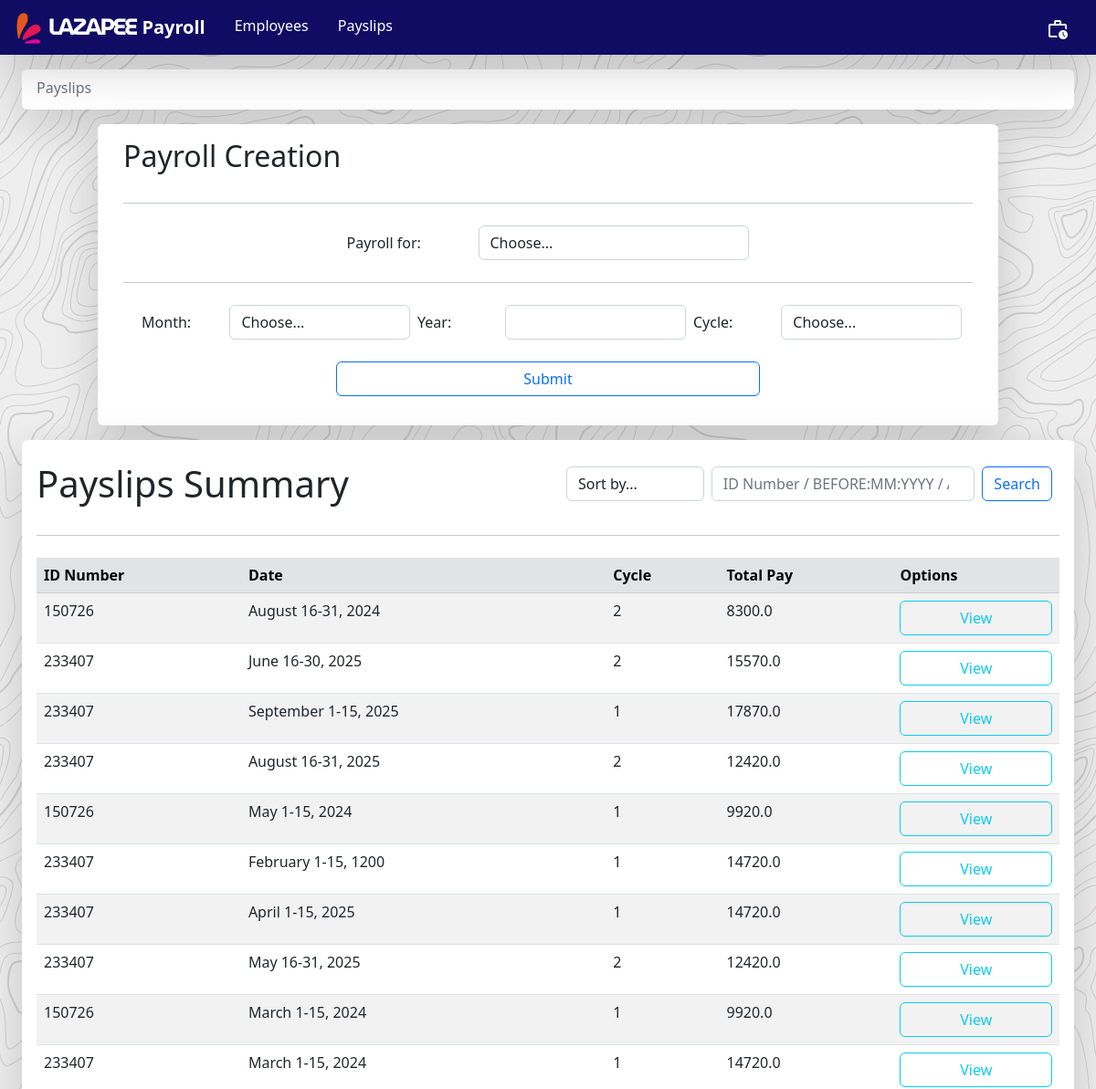
The app's page /payslips (upper part), older data.
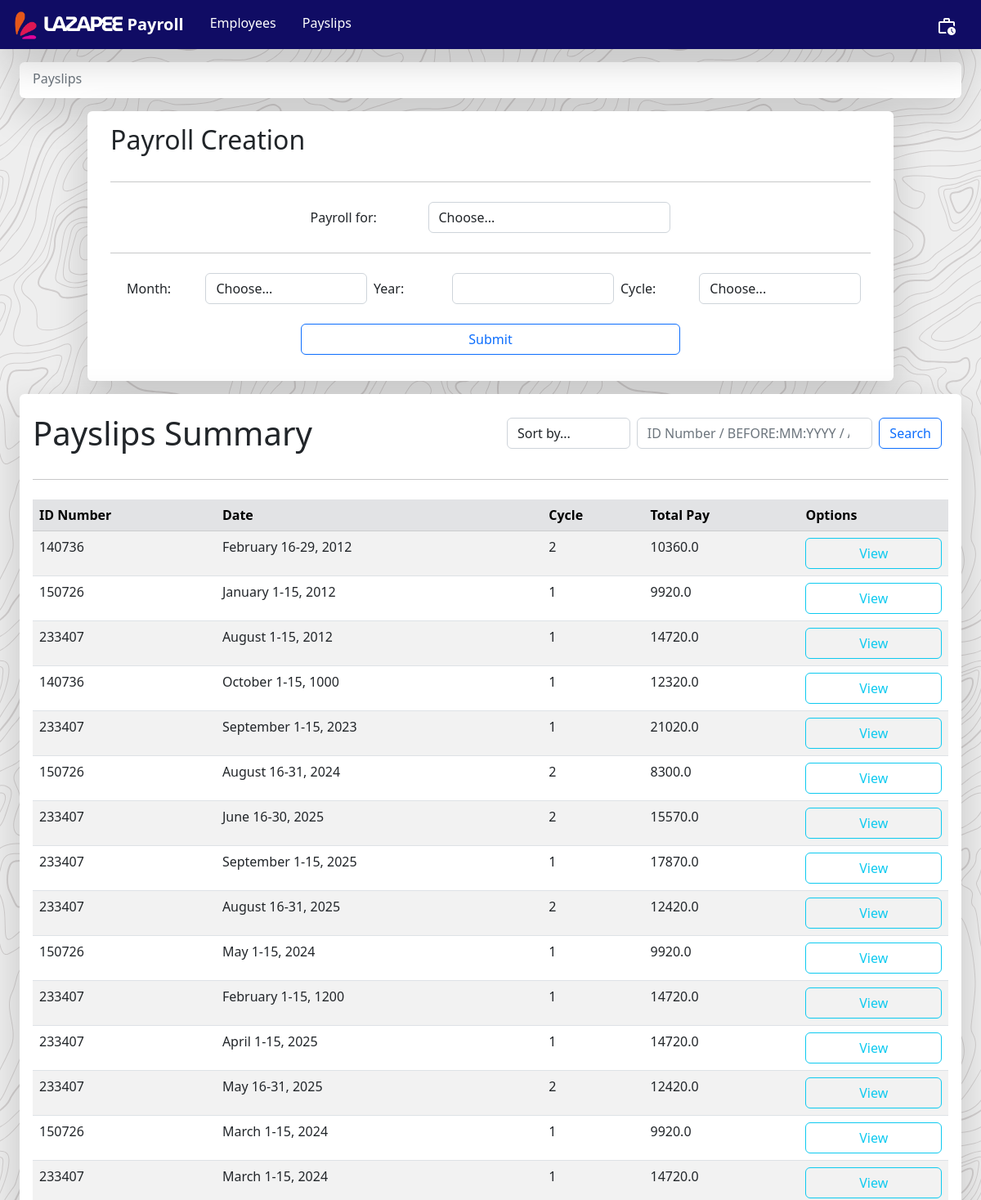
The same page, newer data.
### payroll_app/models.py (models this page shows, shortened)
class Payslip(models.Model):
    id_number = models.ForeignKey(Employee, on_delete=models.CASCADE)
    month = models.CharField(max_length = 300)
    month_integer_reference = models.IntegerField()
    date_range = models.CharField(max_length = 300)
    year = models.CharField(max_length = 300)
    pay_cycle = models.IntegerField()
    rate = models.FloatField()
    earnings_allowance = models.FloatField()
    deductions_tax = models.FloatField()
    deductions_health = models.FloatField()
    pag_ibig = models.FloatField()
    sss = models.FloatField()
    overtime = models.FloatField()
    total_pay = models.FloatField()
    def getIDNumber(self):
        return self.id_number.getID()
    def getMonth(self):
        return self.month
    def getDate_range(self):
        return self.date_range
    def getYear(self):
        return self.year
    def getPay_cycle(self):
        return self.pay_cycle
    def getTotal_pay(self):
        return self.total_pay

class Employee(models.Model):
    name = models.CharField(max_length = 300)
    id_number = models.CharField(max_length = 300, unique = True)
    rate = models.FloatField()
    overtime_pay = models.FloatField(null=True)
    allowance = models.FloatField(null=True)
    def getName(self):
        return self.name
    def getID(self):
        return self.id_number

### payroll_app/views.py (the view)
# urls.py: path('payslips', views.payslips_page,  name='payslips'),
def payslips_page(request):
    global history
    months = ['January', 'February', 'March', 'April', 'May', 'June', 'July', 'August', 'September', 'October', 'November', 'December']
    payslips = Payslip.objects.all().order_by('-pk')
    employees = Employee.objects.all()
    if (request.method=="POST"):
        button = request.POST.get("button")
        sorting = request.POST.get("sort")
        if button == "search":
            creds = request.POST.get("Search")
            if ":" in creds:
                creds = creds.split(":")
                print(creds)
                if "BEFORE" in creds:
                    if len(creds) > 1:
                        if len(creds[1]) == 2:
                            if len(creds[2]) == 4:
                                payslips = Payslip.objects.filter(month_integer_reference__lte=int(creds[1]), year__lte=int(creds[2])).order_by('-year', 'month_integer_reference', 'pay_cycle')
                            else:
                                payslips = Payslip.objects.filter(month_integer_reference__lte=int(creds[1])).order_by('-year', 'month_integer_reference', 'pay_cycle')
                        else:
                            payslips = Payslip.objects.filter(year__lte=int(creds[1]))
                elif "AFTER" in creds:
                    if len(creds) > 1:
                        if len(creds[1]) == 2:
                            if len(creds[2]) == 4:
                                payslips = Payslip.objects.filter(month_integer_reference__gte=int(creds[1]), year__gte=int(creds[2])).order_by('-year', 'month_integer_reference', 'pay_cycle')
                            else:
                                payslips = Payslip.objects.filter(month_integer_reference__gte=int(creds[1])).order_by('-year', 'month_integer_reference', 'pay_cycle')
                        else:
                            payslips = Payslip.objects.filter(year__gte=int(creds[1]))
                elif "BETWEEN" in creds:
                    if len(creds) == 5:
                        if len(creds[1]) == 2 and len(creds[3]) == 2:
                            if len(creds[2]) == 4 and len(creds[4]) == 4:
                                payslips = Payslip.objects.filter(month_integer_reference__range=(int(creds[1]), int(creds[3])), year__range=(int(creds[2]), int(creds[4]))).order_by('-year', 'month_integer_reference', 'pay_cycle')
                    elif len(creds[1]) == 4 and len(creds[2]) == 4:
                        payslips = Payslip.objects.filter(year__range=(int(creds[1]), int(creds[2])))
            else:
                employee = Employee.objects.filter(id_number=creds)
                if employee:
                    payslips = Payslip.objects.filter(id_number=employee[0])
            if sorting == "new":
                payslips = payslips.order_by('-year', '-month_integer_reference', '-pay_cycle')
            elif sorting == "old":
                payslips = payslips.order_by('year', 'month_integer_reference', 'pay_cycle')
            return render(request, 'payroll_app/payslips_page.html', {'payslips':payslips, 'employees':employees, 'months':months, 'history':history})
        elif button == "create":
            months_as_integers = {'January':1, 'February':2, 'March':3, 'April':4, 'May':5, 'June':6, 'July':7, 'August':8, 'September':9, 'October':10, 'November':11, 'December':12}
            id_number = request.POST.get("employee")
            month = request.POST.get("month")
            year = int(request.POST.get("year"))
            cycle = int(request.POST.get("cycle"))
            employee = Employee.objects.get(id_number=id_number)
            month_integer_reference = months_as_integers[month]
            if Payslip.objects.filter(id_number=employee, month=month, year=year, pay_cycle=cycle).exists():
                return render(request, 'payroll_app/payslips_page.html', {'payslips':payslips, 'employees':employees, 'months':months, 'message':'Payslip already exists!', 'history':history})
            else:
                if cycle == 2:
                    date_range = '16-31' if month in ['January', 'March', 'May', 'August', 'October', 'December'] else '16-29' if (month == 'February' and (year%4==0 and (year%400==0 or year%100!=0))) else '16-28' if month=='February' else '16-30'
                    philhealth = employee.getRate() * 0.04
                    sss = employee.getRate() * 0.045
                    overtime = employee.getOvertime()
                    rate = employee.getRate()
                    allowance = employee.getAllowance()
                    deductions_tax = ((rate/2) + allowance + overtime - philhealth - sss) * 0.2
                    total_pay = ((rate/2) + allowance + overtime - philhealth - sss) - deductions_tax
                    Payslip.objects.create(id_number=employee, month=month, date_range=date_range, year=year, pay_cycle=cycle, rate=rate, earnings_allowance=allowance, deductions_tax=deductions_tax, deductions_health=philhealth, pag_ibig=0, sss=sss, overtime=overtime, total_pay=total_pay, month_integer_reference=month_integer_reference)
                elif cycle == 1:
                    date_range = '1-15'
                    overtime = employee.getOvertime()
                    rate = employee.getRate()
                    allowance = employee.getAllowance()
                    pag_ibig = 100
                    deductions_tax = ((rate/2) + allowance + overtime - pag_ibig) * 0.2
                    total_pay = ((rate/2) + allowance + overtime - pag_ibig) - deductions_tax
                    Payslip.objects.create(id_number=employee, month=month, date_range=date_range, year=year, pay_cycle=cycle, rate=rate, earnings_allowance=allowance, deductions_tax=deductions_tax, deductions_health=0, pag_ibig=pag_ibig, sss=0, overtime=overtime, total_pay=total_pay, month_integer_reference=month_integer_reference)
                history.append("Created payslip for {} for {} {}, {}, Cycle {}".format(employee.getName(), month, date_range, year, cycle))
                if len(history) > 5:
                    history.pop(0)
                employees = Employee.objects.all()
                Employee.objects.filter(id_number=id_number).update(overtime_pay=0)
                return render(request, 'payroll_app/payslips_page.html', {'payslips':payslips, 'employees':employees, 'months':months, 'message':'Payslip successfully created!', 'history':history})
    else:
        return render(request, 'payroll_app/payslips_page.html', {'payslips':payslips, 'employees':employees, 'months':months, 'history':history})

### payroll_app/templates/payroll_app/payslips_page.html (shortened to what this page needs)
{% extends 'payroll_app/base.html' %}
{% load static %}
    {% block directory %}
        <ol class="breadcrumb mb-1">
            <li class="breadcrumb-item">
                <a href="{% url 'payslips' %}" class="text-secondary text-decoration-none">Payslips</a>
            </li>
        </ol>
    {% endblock %}
    {% block create %}
    <div class="container-fluid d-flex justify-content-center w-100 div-animation">
        <div class="navbar mt-3 mx-4 p-3 shadow-lg rounded w-70" style="background-color: white">
            <div class="container-fluid">
                <h2>Payroll Creation</h2>
            </div>
            <div class="container-fluid justify-content-center">
                <form class="form w-100" method="POST"> {% csrf_token %}
                    <hr class="my-4">
                    <div class="form-group">
                        <div class="container-fluid d-flex align-items-center w-50">
                            <label class="w-50">Payroll for:</label>
                            <select class="form-control w-100" name="employee" required>
                                <option value="" disabled selected hidden>Choose...</option>
                            </select>
                        </div>
                        <hr class="my-4">
                        <div class="container-fluid d-flex align-items-center">
                            <label class="w-50 mx-2">Month:</label>
                            <select class="form-control w-100" name="month" required>
                                <option value="" disabled selected hidden>Choose...</option>
                            </select>
                            <label class="w-50 mx-2">Year:</label>
                            <input class="form-control" type="text" name="year" required>
                            <label class="w-50 mx-2">Cycle:</label>
                            <select class="form-control w-100" name="cycle" required>
                                <option value="" disabled selected hidden>Choose...</option>
                            </select>
                        </div>
                        <div class="d-flex mt-4 w-100 justify-content-center">
                            <button class="btn btn-outline-primary w-50" type="submit" name="button" value="create">Submit</button>
                        </div>
                    </div>
                </form>
            </div>
        </div>
    </div>
    {% endblock %}
    {% block content %}
        <div class="navbar mt-3 mx-4 p-3 shadow-lg rounded div-animation" style="background-color: white">
            <div class="w-100">
                <div class="row align-items-center">
                    <div class="col">
                        <h1 class="mt-2">Payslips Summary</h1>
                    </div>
                    <div class="col">
                        <form class="form-inline my-2 d-flex" method="POST"> {% csrf_token %}
                            <select class="form-control w-50 mx-2" name="sort" required>
                                <option value="" disabled selected hidden>Sort by...</option>
                            </select>
                            <input class="form-control" type="search" placeholder="ID Number / BEFORE:MM:YYYY / AFTER:MM:YYYY / BETWEEN:MM:YYYY:MM:YYYY" name="Search">
                            <button class="btn btn-outline-primary mx-2" type="submit" name="button" value="search">Search</button>
                        </form>
                    </div>
                </div>
                <hr class="my-4">
            </div>
            <table class="table table-hover table-striped">
                <thead class="table-secondary">
                    <th scope="col"> ID Number </th>
                    <th scope="col"> Date </th>
                    <th scope="col"> Cycle </th>
                    <th scope="col"> Total Pay </th>
                    <th scope="col"> Options </th>
                </thead>
                <tbody>
                    {% for p in payslips %}
                        <tr>
                            <td> {{ p.getIDNumber }} </td>
                            <td> {{ p.getMonth }} {{ p.getDate_range }}, {{ p.getYear }} </td>
                            <td> {{ p.getPay_cycle }} </td>
                            <td> {{ p.getTotal_pay }} </td>
                            <td>
                                <a href="{% url 'view_payslip' pk=p.pk %}" class="btn btn-outline-info px-3 mr-3 w-100">View</a>
                            </td>
                        </tr>
                    {% endfor %}
                </tbody>
            </table>
        </div>
    {% endblock %}

### payroll_app/templates/payroll_app/base.html (shortened to what this page needs)
{% load static %}
<html>
    <head>
        <link rel="stylesheet" href="{% static '/bootstrap/css/bootstrap.min.css' %}">
        <link rel="stylesheet" href="{% static '/bootstrap/css/custom.css' %}">
    </head>
    <body style="background-image:url('{% static '/images/background.png' %}');">
        <nav class="navbar navbar-dark bg-custom mb-3 sticky-top shadow-lg" style="background-color: #100c64;">
            <div class="container-fluid d-flex justify-content-start">
                <div style="z-index: 3; margin-top: 3px;">
                    <a class="navbar-brand mb-0" href="{% url 'employees' %}" style="font-family: 'Segoe UI', Tahoma, Geneva, Verdana, sans-serif; font-weight: 600;">
                        <img src="{% static '/images/Lazapee_logo.png' %}" style="max-width: 40px; max-height: fit-content">
                        <img src="{% static '/images/Lazapee_name.png' %}" style="max-height: 25px; margin-left: -5px; margin-right: -2px; margin-top: -5px;">
                        Payroll
                    </a>
                </div>
                <div>
                    <ul class="nav mb-1">
                        <li class="nav-item" style="z-index: 3;">
                            <a class="nav-link text-white" href="{% url 'employees' %}" style="font-weight: 200;">Employees</a>
                        </li>
                        <li class="nav-item" style="z-index: 3;">
                            <a class="nav-link text-white" href="{% url 'payslips' %}" style="font-weight: 200;">Payslips</a>
                        </li>
                    </ul>
                </div>
            </div>
            <div class="w-100 text-end" style="z-index: 1; position: absolute; right: 30px; top: 20px;">
                <a class="material-symbols-outlined" type="button" data-bs-toggle="collapse" data-bs-target="#collapseExample" aria-expanded="false" aria-controls="collapseExample" style="color:white; text-decoration: none; user-select: none; z-index: 2;">work_history</a>
            </div>
        </nav>
        <nav class="navbar bg-custom mx-4 p-2 px-3 shadow-lg rounded" style="background-color: white">
            {% block directory %}
            {% endblock %}
        </nav>
        {% block create %}
        {% endblock %}
        {% block content %}
        {% endblock %}
    </body>
</html>

### payroll_app/templates/payroll_app/base.html (style rules this page uses)
.div-animation { animation: fade 0.4s ease-out; }

Row changes from the older to the newer data that the page shows:
added Payslip: getIDNumber "140736", getMonth "February", getDate_range "16-29", getYear "2012", getPay_cycle "2", getTotal_pay "10360.0"
added Payslip: getIDNumber "150726", getMonth "January", getDate_range "1-15", getYear "2012", getPay_cycle "1", getTotal_pay "9920.0"
added Payslip: getIDNumber "233407", getMonth "August", getDate_range "1-15", getYear "2012", getPay_cycle "1", getTotal_pay "14720.0"
added Payslip: getIDNumber "140736", getMonth "October", getDate_range "1-15", getYear "1000", getPay_cycle "1", getTotal_pay "12320.0"
added Payslip: getIDNumber "233407", getMonth "September", getDate_range "1-15", getYear "2023", getPay_cycle "1", getTotal_pay "21020.0"
